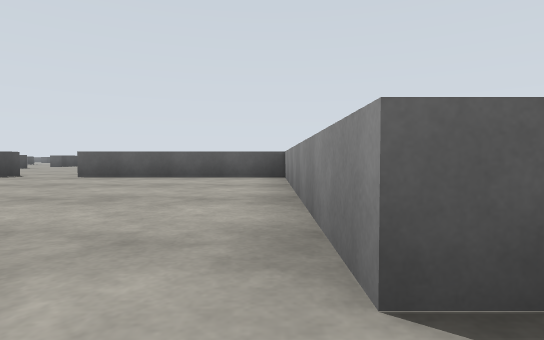
view 1 (above)

24 first-person views from a walk through a world built for the Gazebo simulator. The camera is 0.72 m above the floor, tilts 2° down and sees 80° across. The floor is counted in squares, 2 m on a side. Each view is taken from the middle of a square. On the plan, view 1 faces up. The plan holds only what a view shows up to about 9 squares ahead; the rest is blank. The place goes on beyond the plan. Robots are left out.

view 2
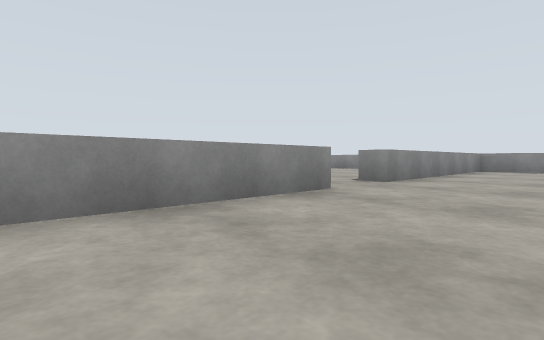

view 3
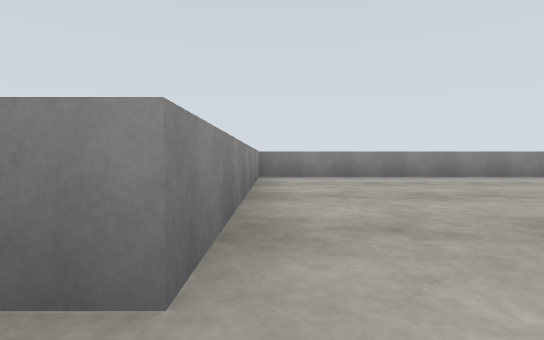

view 4
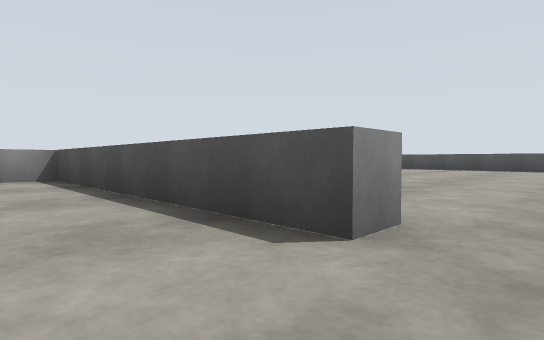

view 5
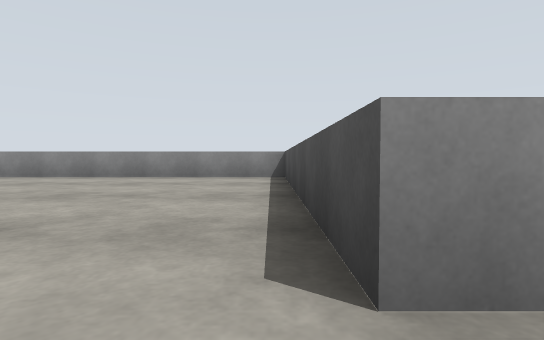

view 6
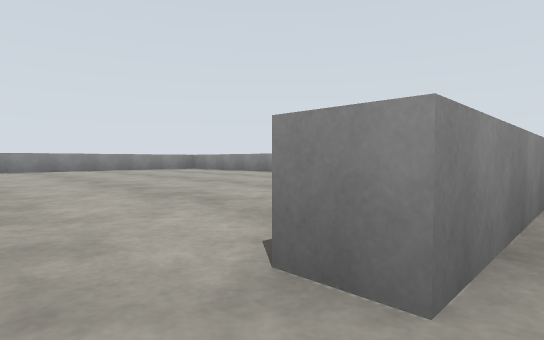

view 7
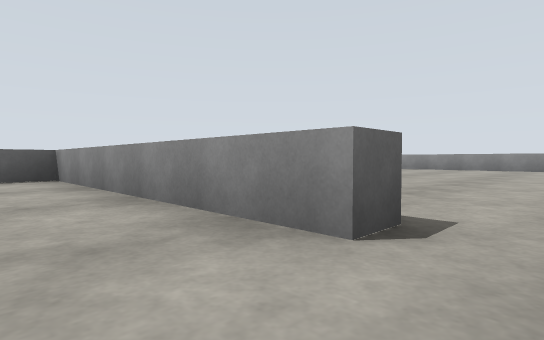

view 8
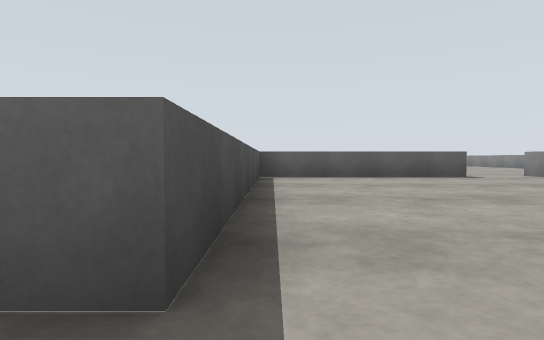

view 9
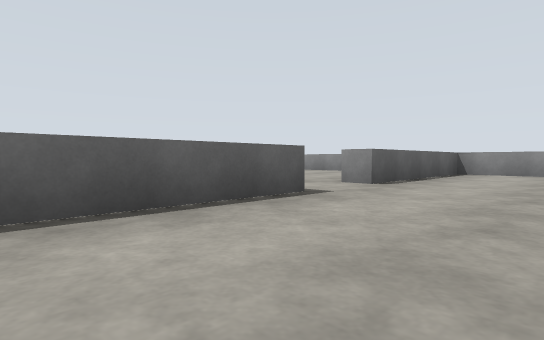

view 10
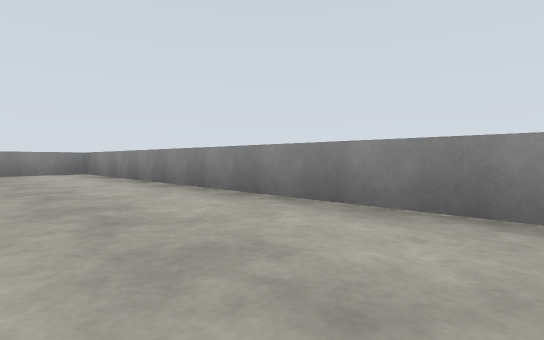

view 11
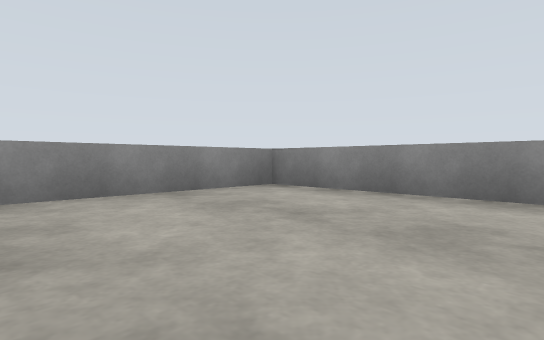

view 12
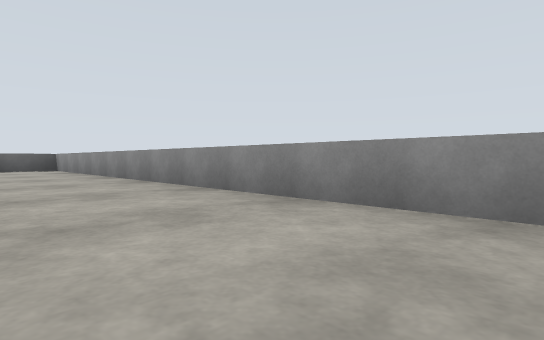

view 13
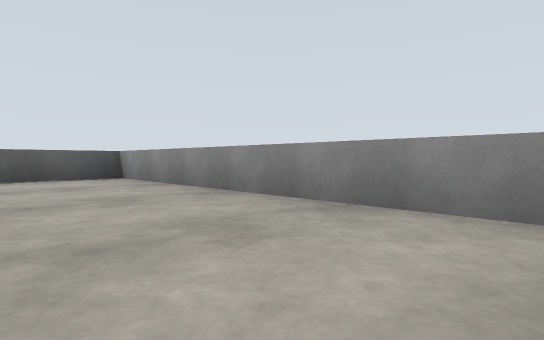

view 14
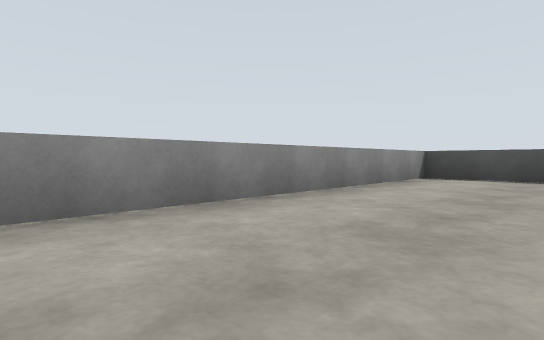

view 15
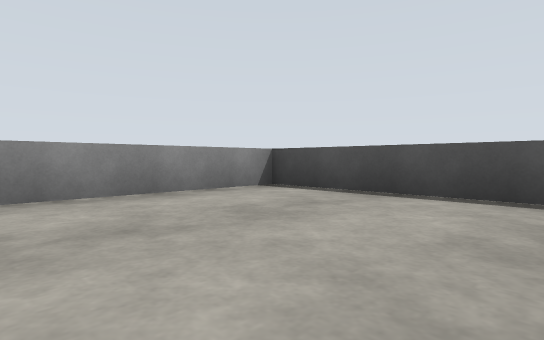

view 16
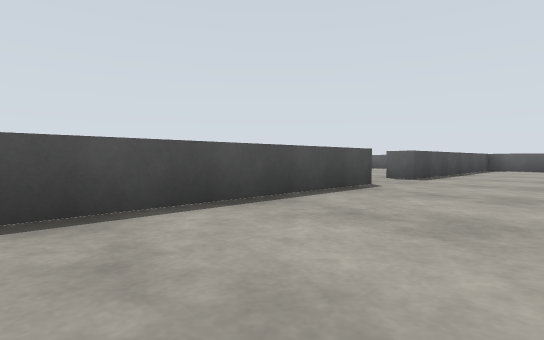

view 17
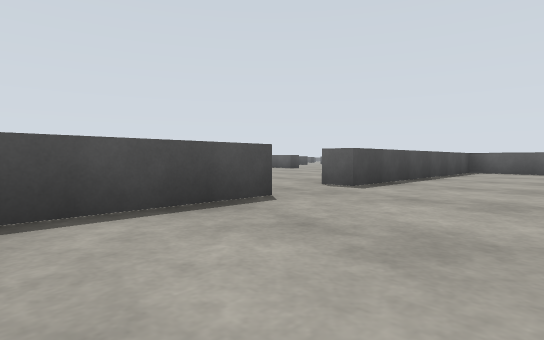

view 18
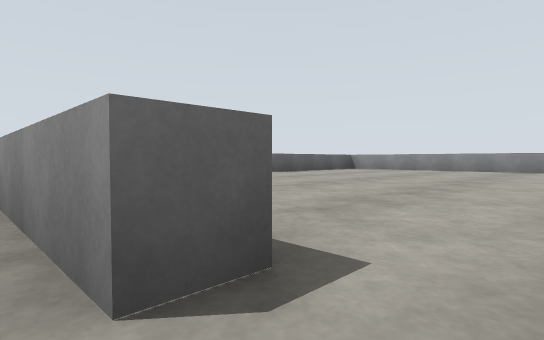

view 19
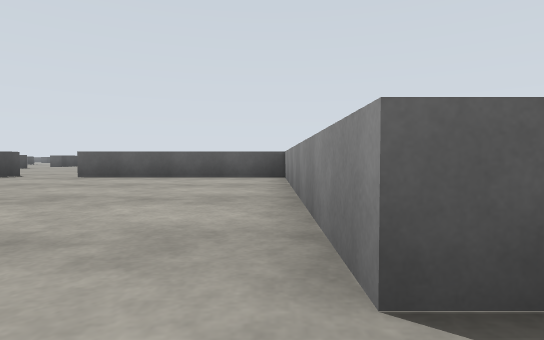

view 20
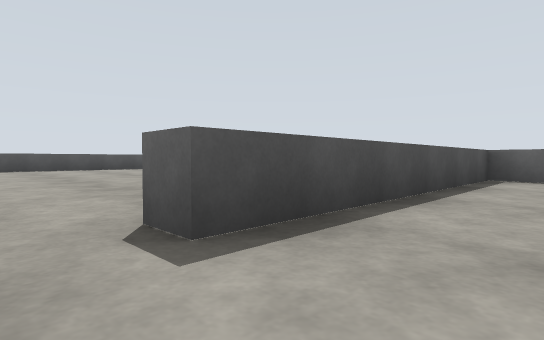

view 21
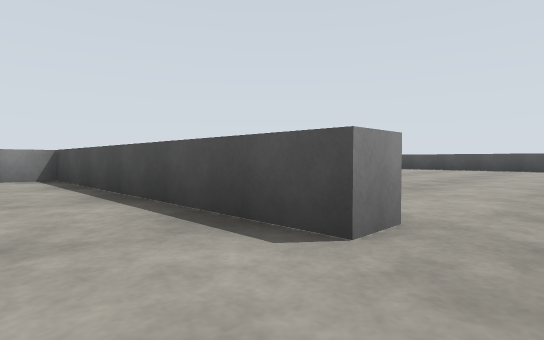

view 22
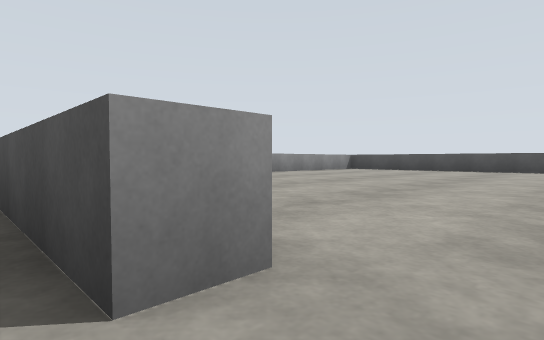

view 23
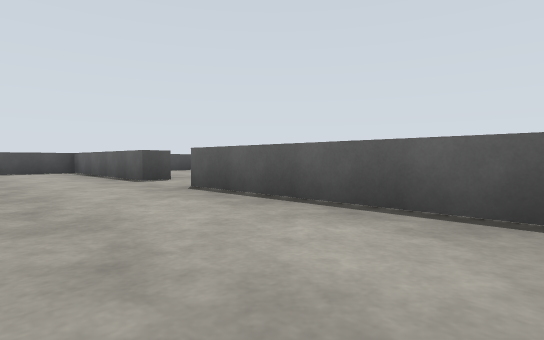

view 24
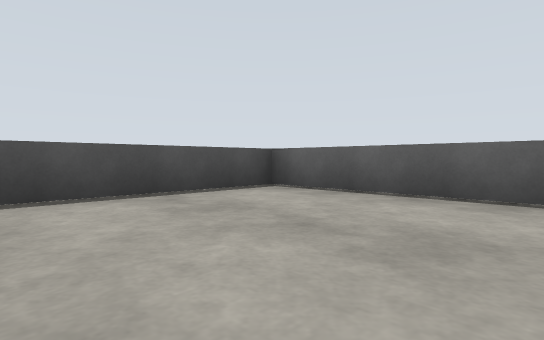

### Floor plan
Key: @ floor where view 1 was taken; x gap in a wall; . floor; = window, fence, low wall or low ledge.
Columns run from 19 left of view 1 to 11 right of it. Each row starts with its distance up from view 1.
  9    ..        ..          ...
  8    ..        ..          ...
  7    ...       ...        ...
  6 ====..====== =..========..====
  5 =.........=.  ......=.........=
  4 =.........=. .......=.........=
  3 =.........=.........=.........=
  2  .........=.........=.........=
  1 =.........=.........=.........=
  0      ..............@.....  ...=
 -1 =.........=.........=.........=
 -2 =........ =.........=.........=
 -3  .......  =.........=.........=
 -4   .....   =.........=.........=
 -5    ...    =.........=.........=
 -6     .     =.........=.........x
 -7    ==      ========= =========

Where each view was taken, in squares from view 1:
view 1: 0 up, 0 right, facing up
view 2: 4 up, 2 left, facing down-right
view 3: 0 up, 0 right, facing down
view 4: 0 up, 2 right, facing down-left
view 5: 0 up, 1 right, facing down
view 6: 0 up, 0 right, facing down-right
view 7: 0 up, 1 left, facing up-right
view 8: 0 up, 1 right, facing up
view 9: 4 up, 2 right, facing up-right
view 10: 4 down, 2 right, facing down-right
view 11: 3 down, 7 right, facing down-right
view 12: 5 down, 8 right, facing up-right
view 13: 0 up, 8 right, facing up-right
view 14: 4 down, 3 left, facing down-left
view 15: 3 down, 6 left, facing down-left
view 16: 5 down, 7 left, facing up-left
view 17: 3 down, 7 left, facing up-left
view 18: 0 up, 10 left, facing up-right
view 19: 0 up, 10 left, facing up
view 20: 0 up, 8 left, facing up-left
view 21: 0 up, 8 left, facing down-left
view 22: 0 up, 9 left, facing down-left
view 23: 4 up, 10 left, facing up-left
view 24: 3 up, 16 left, facing up-left
